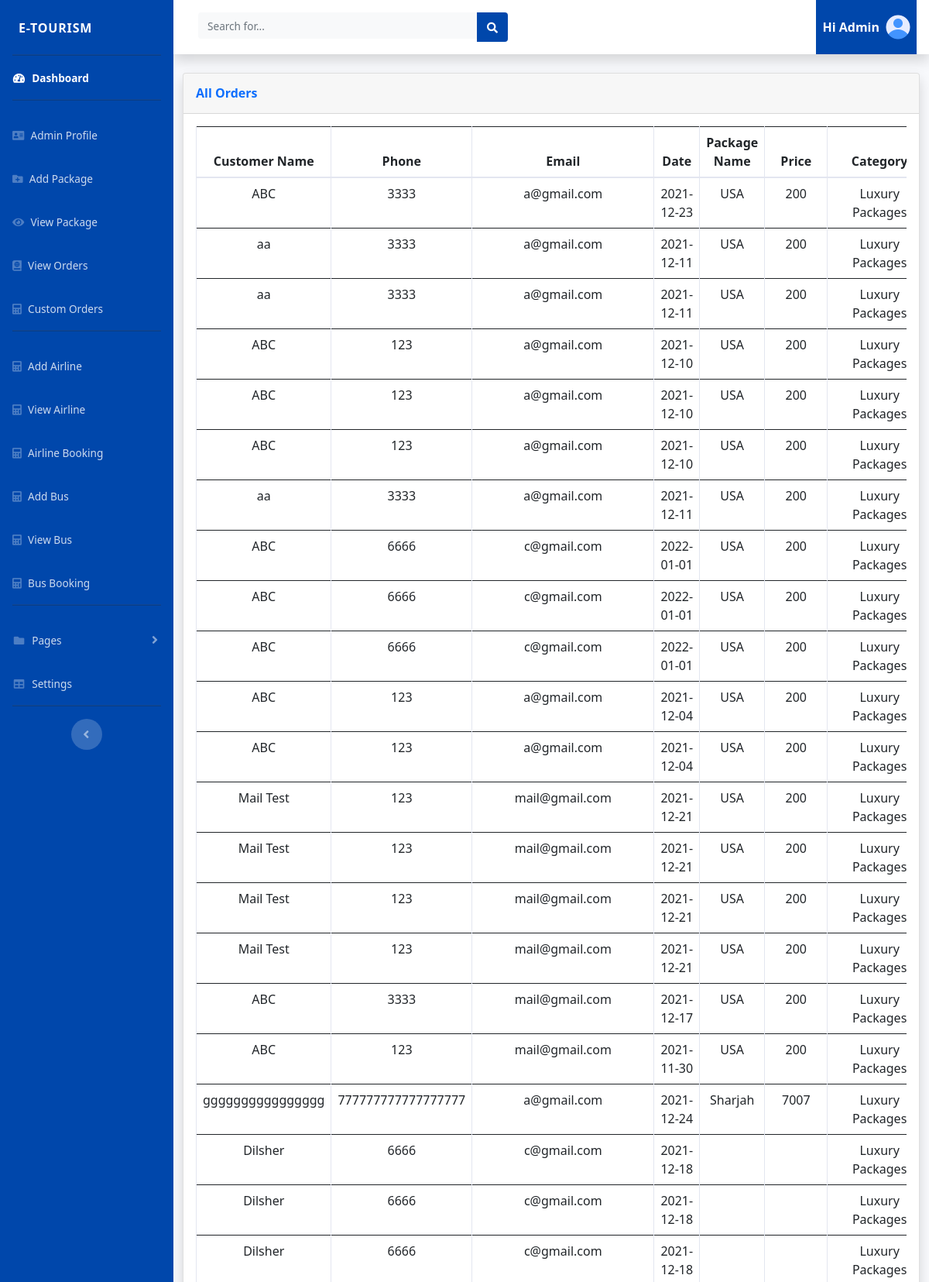
The page /admin/viewOrders.php (signed in, upper part) on the database its author committed.
### tables this page shows
CREATE TABLE `ordertable` (
  `Id` int(11) NOT NULL,
  `customerName` varchar(100) NOT NULL,
  `customerPhone` varchar(100) NOT NULL,
  `customerEmail` varchar(100) NOT NULL,
  `departureDate` varchar(100) NOT NULL,
  `packageName` varchar(100) NOT NULL,
  `packagePrice` varchar(100) NOT NULL,
  `packageCategory` varchar(100) NOT NULL
);

### admin/viewOrders.php (the view, shortened to what this page needs)
<?php
include('includes/header.php');
include('includes/navbar.php');
?>
<!DOCTYPE html>
<html lang="en">
<head>
    <link rel="stylesheet" href="../css/bootstrap.css">
    <link rel="stylesheet" href="../css/all.css">
    <link rel="stylesheet" href="../js/app.js">
</head>
<body>
<div class="container-fluid">
<div class="card shadow mb-4">
  <div class="card-header py-3">
    <h6 class="m-0 font-weight-bold text-primary">All Orders</h6>
  </div>
  <div class="card-body">
    <div class="table-responsive">
      <table class="table table-bordered text-center" id="dataTable" width="100%" cellspacing="0">
        <thead>
          <tr>
            <th>Customer Name</th>
        <th>Phone</th>
        <th>Email</th>
        <th>Date</th>
        <th>Package Name</th>
        <th>Price</th>
        <th>Category</th>
          </tr>
        </thead>
        <tbody>
        <?php
        include 'config.php';
        $sqlQuery = "SELECT * FROM `ordertable`";
        $query = mysqli_query($con,$sqlQuery);
        while($row = mysqli_fetch_array($query))
        echo"
        <tr>
        <td>$row[customerName]</td>
        <td>$row[customerPhone]</td>
        <td>$row[customerEmail]</td>
        <td>$row[departureDate]</td>
        <td>$row[packageName]</td>
        <td>$row[packagePrice]</td>
        <td>$row[packageCategory]</td>
        </tr>
        ";
        ?>
        </tbody>
      </table>
    </div>
  </div>
</div>
</div>
</body>
</html>
<?php
include('includes/footer.php');
?>

### rows shown on the page
ordertable: customerName "ABC", customerPhone "3333", customerEmail "a@gmail.com", departureDate "2021-12-23", packageName "USA", packagePrice "200", packageCategory "Luxury Packages"
ordertable: customerName "aa", customerPhone "3333", customerEmail "a@gmail.com", departureDate "2021-12-11", packageName "USA", packagePrice "200", packageCategory "Luxury Packages"
ordertable: customerName "aa", customerPhone "3333", customerEmail "a@gmail.com", departureDate "2021-12-11", packageName "USA", packagePrice "200", packageCategory "Luxury Packages"
ordertable: customerName "ABC", customerPhone "123", customerEmail "a@gmail.com", departureDate "2021-12-10", packageName "USA", packagePrice "200", packageCategory "Luxury Packages"
ordertable: customerName "ABC", customerPhone "123", customerEmail "a@gmail.com", departureDate "2021-12-10", packageName "USA", packagePrice "200", packageCategory "Luxury Packages"
ordertable: customerName "ABC", customerPhone "123", customerEmail "a@gmail.com", departureDate "2021-12-10", packageName "USA", packagePrice "200", packageCategory "Luxury Packages"
ordertable: customerName "aa", customerPhone "3333", customerEmail "a@gmail.com", departureDate "2021-12-11", packageName "USA", packagePrice "200", packageCategory "Luxury Packages"
ordertable: customerName "ABC", customerPhone "6666", customerEmail "c@gmail.com", departureDate "2022-01-01", packageName "USA", packagePrice "200", packageCategory "Luxury Packages"
ordertable: customerName "ABC", customerPhone "6666", customerEmail "c@gmail.com", departureDate "2022-01-01", packageName "USA", packagePrice "200", packageCategory "Luxury Packages"
ordertable: customerName "ABC", customerPhone "6666", customerEmail "c@gmail.com", departureDate "2022-01-01", packageName "USA", packagePrice "200", packageCategory "Luxury Packages"
ordertable: customerName "ABC", customerPhone "123", customerEmail "a@gmail.com", departureDate "2021-12-04", packageName "USA", packagePrice "200", packageCategory "Luxury Packages"
ordertable: customerName "ABC", customerPhone "123", customerEmail "a@gmail.com", departureDate "2021-12-04", packageName "USA", packagePrice "200", packageCategory "Luxury Packages"
ordertable: customerName "Mail Test", customerPhone "123", customerEmail "mail@gmail.com", departureDate "2021-12-21", packageName "USA", packagePrice "200", packageCategory "Luxury Packages"
ordertable: customerName "Mail Test", customerPhone "123", customerEmail "mail@gmail.com", departureDate "2021-12-21", packageName "USA", packagePrice "200", packageCategory "Luxury Packages"
ordertable: customerName "Mail Test", customerPhone "123", customerEmail "mail@gmail.com", departureDate "2021-12-21", packageName "USA", packagePrice "200", packageCategory "Luxury Packages"
ordertable: customerName "Mail Test", customerPhone "123", customerEmail "mail@gmail.com", departureDate "2021-12-21", packageName "USA", packagePrice "200", packageCategory "Luxury Packages"
ordertable: customerName "ABC", customerPhone "3333", customerEmail "mail@gmail.com", departureDate "2021-12-17", packageName "USA", packagePrice "200", packageCategory "Luxury Packages"
ordertable: customerName "ABC", customerPhone "123", customerEmail "mail@gmail.com", departureDate "2021-11-30", packageName "USA", packagePrice "200", packageCategory "Luxury Packages"
ordertable: customerName "gggggggggggggggg", customerPhone "777777777777777777", customerEmail "a@gmail.com", departureDate "2021-12-24", packageName "Sharjah", packagePrice "7007", packageCategory "Luxury Packages"
ordertable: customerName "Dilsher", customerPhone "6666", customerEmail "c@gmail.com", departureDate "2021-12-18", packageCategory "Luxury Packages"
ordertable: customerName "Dilsher", customerPhone "6666", customerEmail "c@gmail.com", departureDate "2021-12-18", packageCategory "Luxury Packages"
ordertable: customerName "Dilsher", customerPhone "6666", customerEmail "c@gmail.com", departureDate "2021-12-18", packageCategory "Luxury Packages"
